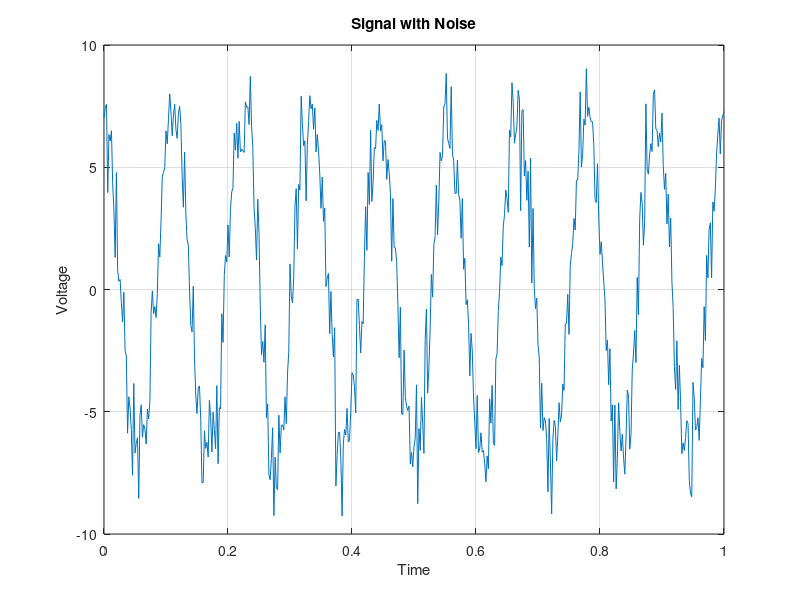

MATLAB code for this plot:
clc;
clear;
close all;

% Task 1 Vectors 
a = 10:-1:-15;

b = log2(a);

c = a./b;

c_column = c'


% Task 2 Vectors to Matrix 

C1 = [pi/2 pi/2 3*pi/2];
C2 = [-1 1 1];
C3 = [-3 -1 -5];

C = [C1;C2;C3]

row_sum = sum(C,2)


% Task 3 Time value t TO define signals 

t = 0:0.002:1;

A = 7;
f = 9;
sigma = 1.2;


s = A*cos(2*pi*f*t);

n = sigma*randn(size(t));

y = s+n;


selected = y(y>4.5);

filtered = y;

filtered(abs(filtered)<2.5)=0;


number_original = length(y)

number_selected = length(selected)

minimum_value = min(filtered)

maximum_value = max(filtered)


plot(t,y)
grid on
xlabel('Time')
ylabel('Voltage')
title('Signal with Noise')
